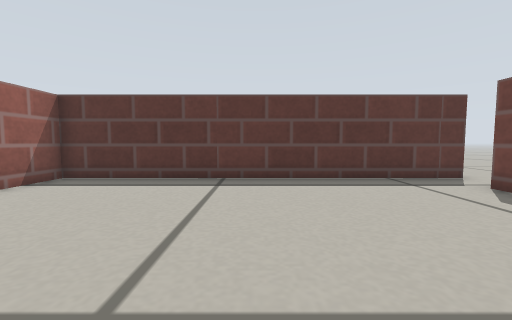
view 1 (above)

24 first-person views from a walk through a world built for the Gazebo simulator. The camera is 0.22 m above the floor, tilts 4° down and sees 90° across. The floor is counted in squares, 0.2 m on a side. Each view is taken from the middle of a square. On the plan, view 1 faces up. The plan holds only what a view shows up to about 11 squares ahead; the rest is blank. Simple patterns stand in for the simulator's built-in surfaces.

view 2
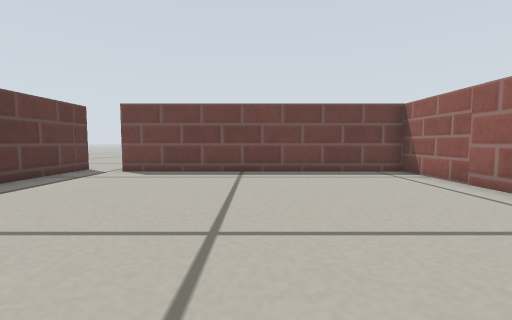

view 3
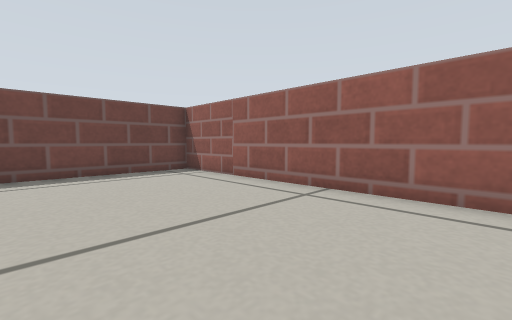

view 4
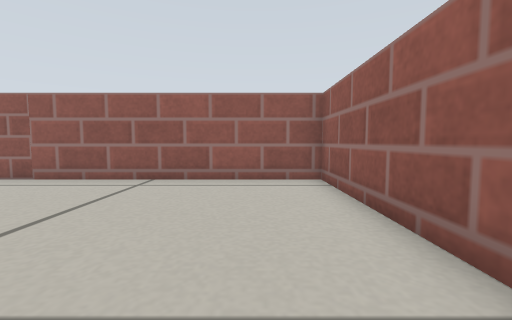

view 5
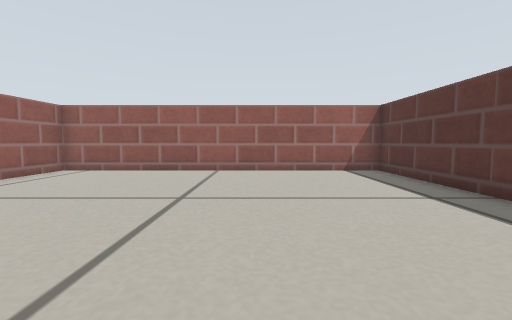

view 6
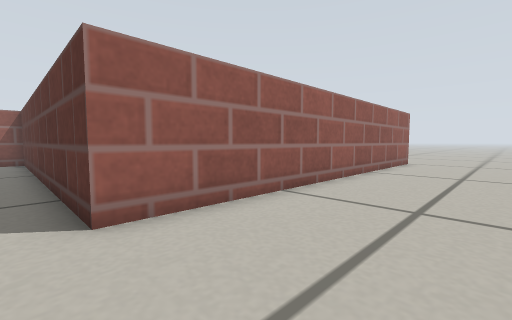

view 7
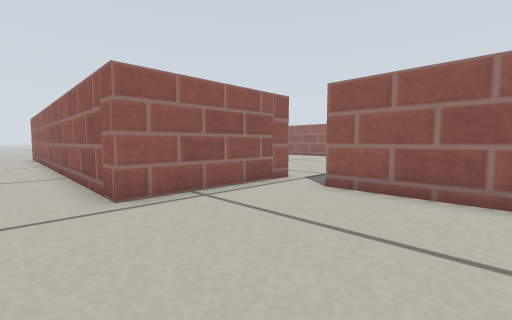

view 8
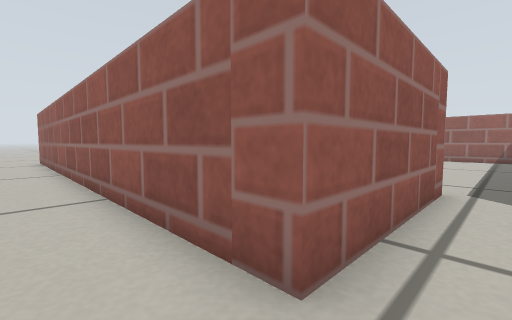

view 9
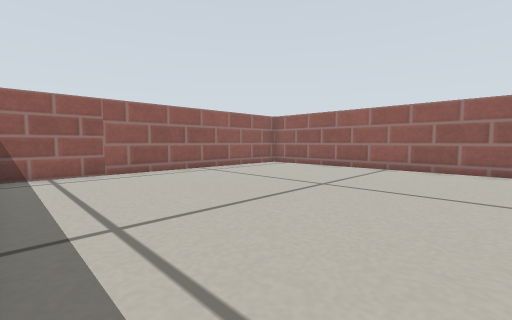

view 10
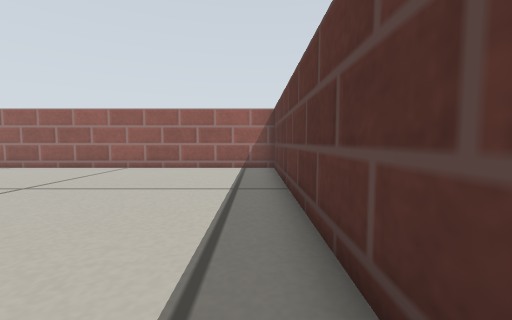

view 11
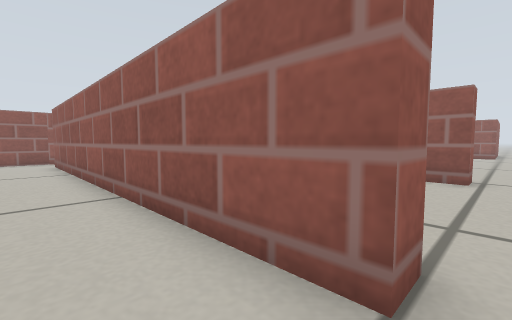

view 12
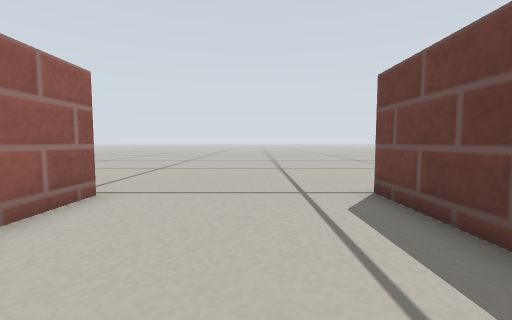

view 13
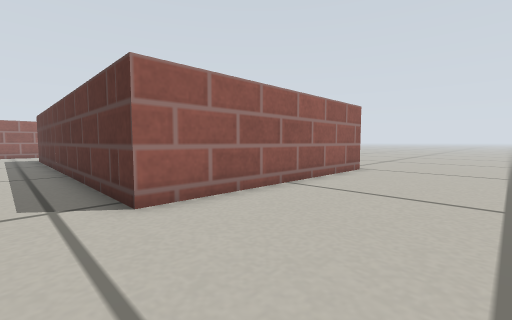

view 14
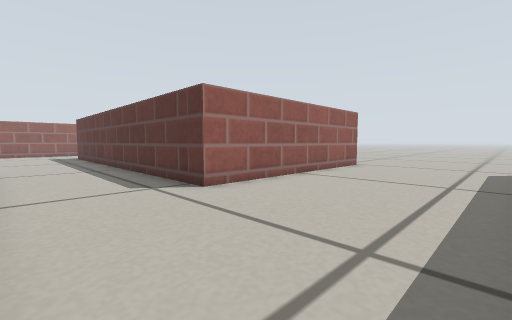

view 15
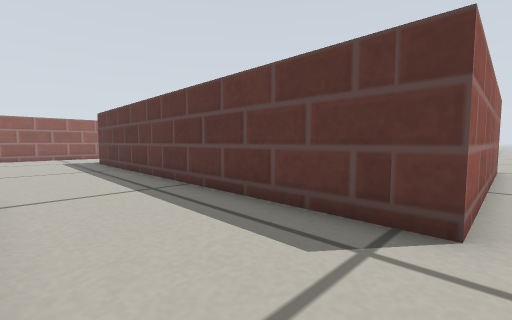

view 16
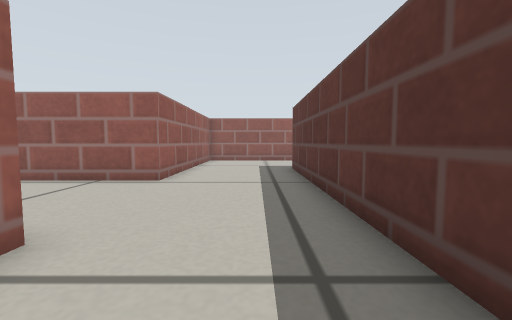

view 17
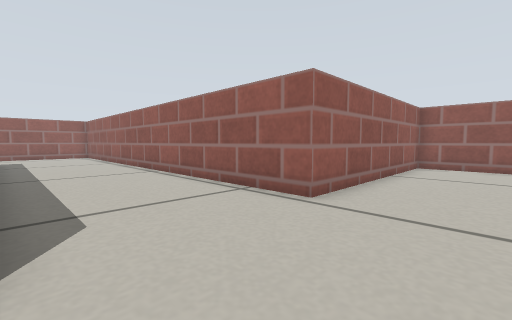

view 18
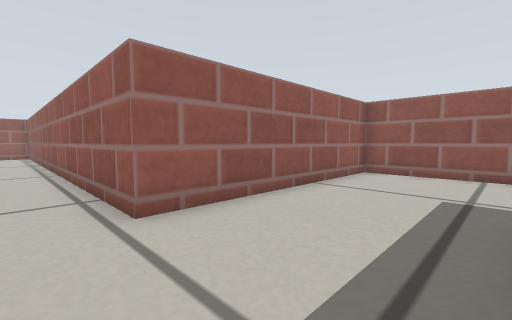

view 19
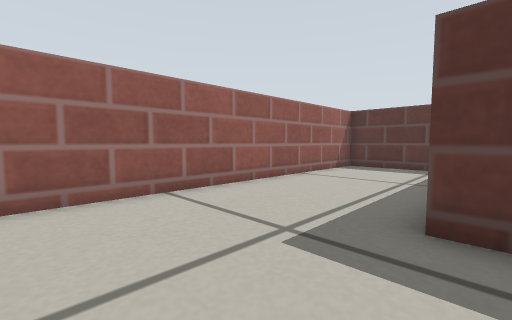

view 20
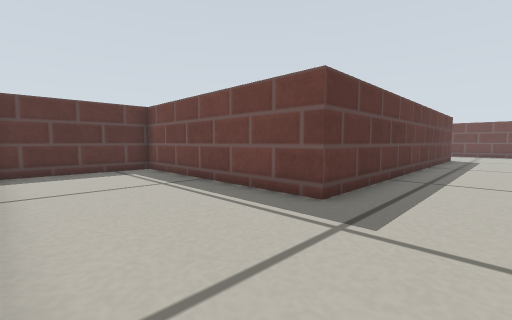

view 21
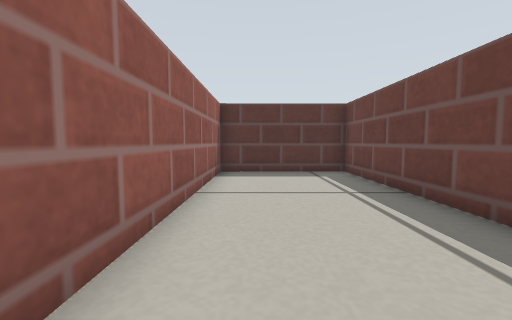

view 22
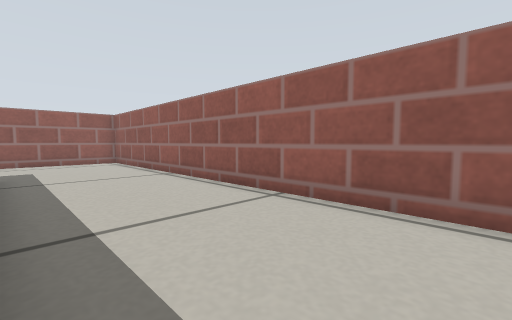

view 23
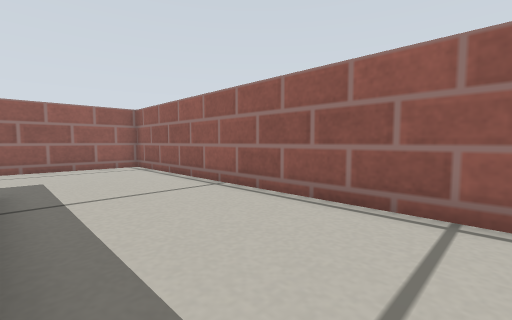

view 24
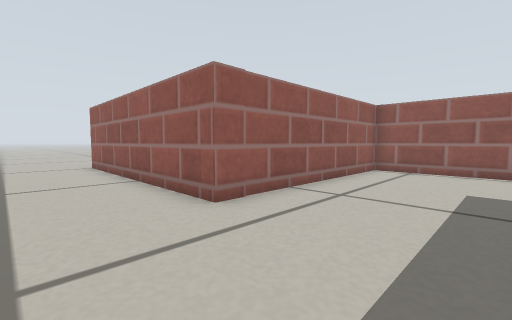

### Floor plan
Points are (right, up) in squares from view 1. A wall is a line through its corners. A room is listed if a view was taken in it or the views show most of it. See-through windows are left out.
Room 1 (views 1, 2, 3, 4, 5, 9, 10)
walls: (6.3, 7.8) (-5.9, 7.8) (-5.9, -4.5) (5.6, -4.5) (5.6, 6) (6.6, 6)
ways out: opening at (6, 7) to room 2
Room 2 (views 6, 7, 8, 11)
walls: (6.3, 21.5) (6.3, 7.8); (6.6, 6) (10.6, 6)
ways out: opening at (6, 7) to room 1; opening at (6, 22.5) to room 3; opening at (11.5, 6)
Room 3 (views 12, 13, 14, 15, 16, 17, 18, 19, 20, 21, 22, 23, 24)
walls: (-1.1, 21.3) (-0.3, 21.3) (-0.3, 12.5) (-14.7, 12.5) (-14.7, 20.5) (-19.3, 20.5) (-19.3, 8.2) (-11.3, 8.2) (-11.3, -9.8) (-3.7, -9.8) (-3.7, -18.6); (5.6, 18.5) (5.6, 21.5) (6.3, 21.5)
ways out: opening at (6, 22.5) to room 2; opening at (-1, 22.5)

Positions as (right, up) in squares from view 1, and headings:
1: (0, 0), facing up
2: (-4, 1), facing right
3: (-4, 1), facing down-right
4: (-4, 3), facing down
5: (4, 3), facing left
6: (10, 7), facing up-left
7: (12, 11), facing down-left
8: (12, 7), facing down-left
9: (5, 5), facing down-left
10: (5, 7), facing left
11: (8, 22), facing down-left
12: (3, 16), facing up
13: (4, 11), facing up-left
14: (5, 9), facing up-left
15: (0, 9), facing up-left
16: (-4, 11), facing left
17: (-7, 11), facing down-left
18: (-10, 12), facing down-left
19: (-14, 9), facing up-left
20: (-19, 10), facing up-right
21: (-18, 11), facing up
22: (-7, 5), facing down-left
23: (-7, 2), facing down-left
24: (-1, -6), facing down-left
